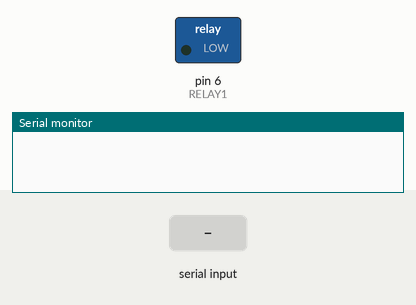
Bench run of a sketch on a simulated Arduino Uno, built with avr-gcc and run on an emulated ATmega328P. Parts: switched loads named in the sketch (green lamp = pin HIGH), the last lines printed to the serial monitor. Inputs (shaded band) come from the test bench.

Above: at 1.2 s.
1.3 s: "ON" received over Serial
At 1.9 s:
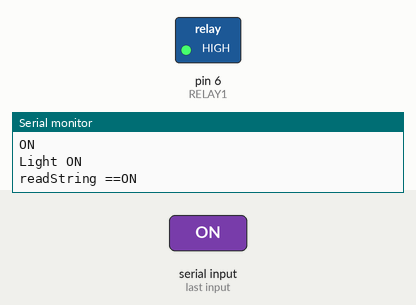
2.8 s: "OFF" received over Serial
At 3.1 s:
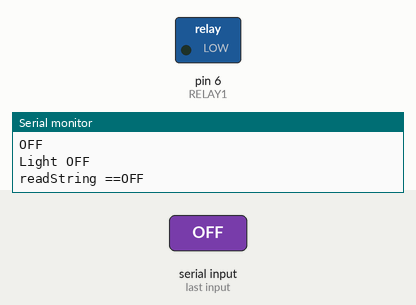
Timing chart, 0 to 5.8 s (numbered marks = the images above; inputs shaded):
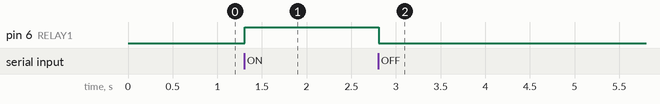

The sketch:

HomeAutomationIOT.ino
```cpp
#define RELAY1  6
String bt;
void setup() {
  // put your setup code here, to run once:
Serial.begin(9600);
  pinMode(RELAY1, OUTPUT);
}

void loop() {
  // put your main code here, to run repeatedly:
while (  Serial.available()  )
{
  delay(3);
  char c = Serial.read();
bt +=c;
}

if (bt.length()>0 )
{
  Serial.println(bt);
  if (bt == "ON")
  {
    digitalWrite(RELAY1,1);          // Turns Relay ON
   Serial.println("Light ON");
   Serial.print("readString ==");
  Serial.println(bt);
  }
  if (bt == "OFF")
  {
     digitalWrite(RELAY1,0);          // Turns Relay Off
   Serial.println("Light OFF");
   Serial.print("readString ==");
  Serial.println(bt);
   }
  bt="";
}}
```

Measured:
- after the input at 1.3 s, pin 6 (RELAY1): LOW → HIGH at once
- after the input at 2.8 s, pin 6 (RELAY1): HIGH → LOW at once
